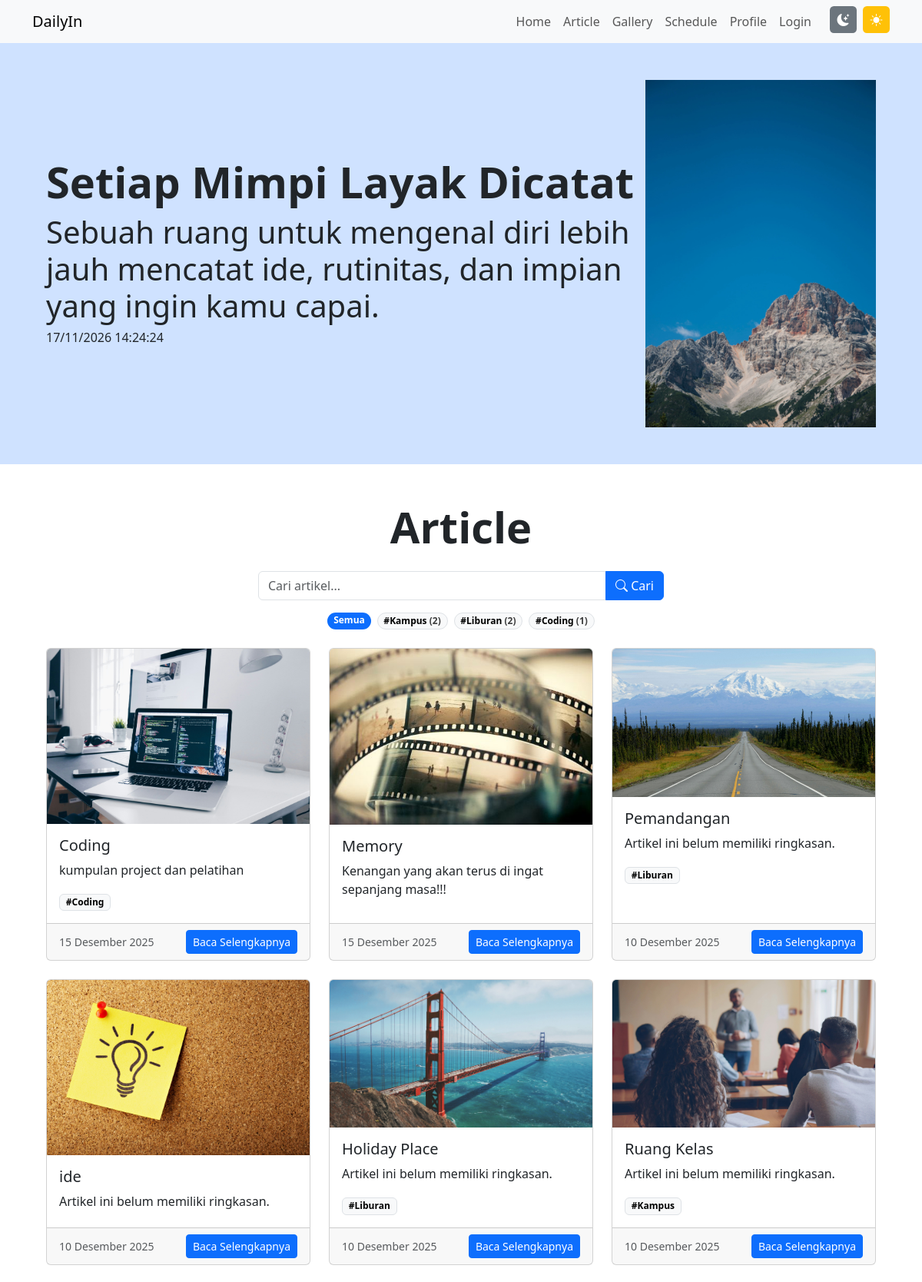
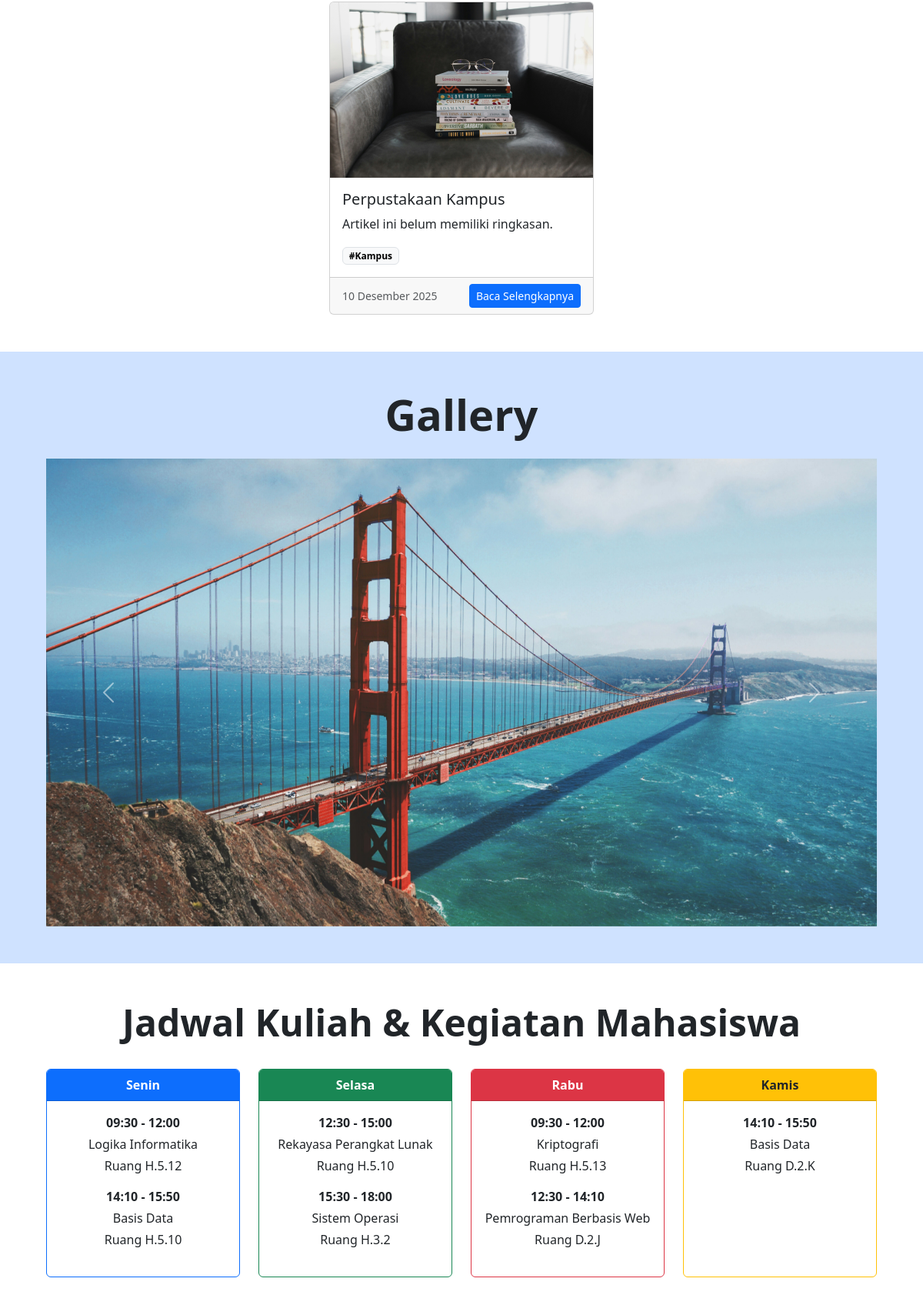
The page / (upper part) on the database its author committed (2 pictures, top to bottom).
### tables this page shows
CREATE TABLE `article` (
  `id` int(11) NOT NULL,
  `judul` text DEFAULT NULL,
  `slug` varchar(200) DEFAULT NULL,
  `isi` mediumtext DEFAULT NULL,
  `gambar` text DEFAULT NULL,
  `summary` text DEFAULT NULL,
  `ai_summary` text DEFAULT NULL,
  `tanggal` datetime DEFAULT NULL,
  `username` varchar(50) DEFAULT NULL,
  `status` varchar(10) NOT NULL DEFAULT 'published',
  `published_at` datetime DEFAULT NULL,
  `mood` varchar(20) DEFAULT NULL,
  `views` int(11) NOT NULL DEFAULT 0
);

CREATE TABLE `gallery` (
  `id` int(11) NOT NULL,
  `judul` text DEFAULT NULL,
  `tanggal` datetime NOT NULL,
  `gambar` varchar(255) NOT NULL,
  `username` varchar(50) DEFAULT NULL
);

### env.php (called while the page is built, shortened)
<?php
function env($key, $default = '')
{
    static $ENV = null;
    if ($ENV === null) {
        $ENV = [];
    }
    $value = getenv($key);
    return ($value === false || $value === '') ? $default : $value;
}

### content.php (called while the page is built, shortened)
<?php
function base_path()
{
    $base = env('APP_BASE_PATH');
    if ($base === '') {
        $base = str_replace('\\', '/', dirname($_SERVER['SCRIPT_NAME'] ?? '/'));
        $app_dir = str_replace('\\', '/', (string) realpath(__DIR__));
        $script_dir = str_replace('\\', '/', (string) realpath(dirname($_SERVER['SCRIPT_FILENAME'] ?? __FILE__)));
        if ($app_dir !== '' && strpos($script_dir, $app_dir) === 0) {
            $sub = substr($script_dir, strlen($app_dir));
        }
    }
    return rtrim($base, '/') . '/';
}
function url($path = '')
{
    return base_path() . ltrim($path, '/');
}
function article_url($row)
{
    return !empty($row['slug']) ? url('artikel/' . $row['slug']) : url('artikel.php?id=' . (int) $row['id']);
}
function now_string()
{
    return date('Y-m-d H:i:s');
}
function display_date($row)
{
    $value = !empty($row['published_at']) ? $row['published_at'] : ($row['tanggal'] ?? '');
    $time = strtotime((string) $value);
    $bulan = ['', 'Januari', 'Februari', 'Maret', 'April', 'Mei', 'Juni', 'Juli', 'Agustus', 'September', 'Oktober', 'November', 'Desember'];
    return date('j', $time) . ' ' . $bulan[(int) date('n', $time)] . ' ' . date('Y', $time);
}
function excerpt($html, $length = 160)
{
    $text = trim(preg_replace('/\s+/u', ' ', html_entity_decode(strip_tags((string) $html), ENT_QUOTES, 'UTF-8')));
    if (mb_strlen($text) <= $length) return $text;
    $cut = mb_substr($text, 0, $length);
    $space = mb_strrpos($cut, ' ');
    return rtrim($space > $length * 0.6 ? mb_substr($cut, 0, $space) : $cut, " ,.;:") . '…';
}
function tags_for_articles($ids)
{
    $ids = array_values(array_filter(array_map('intval', (array) $ids)));
    $result = array_fill_keys($ids, []);
    try {
        $rows = db_all(
            "SELECT at.article_id, t.name, t.slug FROM article_tag at JOIN tag t ON t.id = at.tag_id
             WHERE at.article_id IN (" . implode(',', array_fill(0, count($ids), '?')) . ") ORDER BY t.name",
            $ids
        );
    } catch (PDOException $e) {
        return $result;
    }
    foreach ($rows as $row) {
        $result[(int) $row['article_id']][] = ['name' => $row['name'], 'slug' => $row['slug']];
    }
    return $result;
}

### auth.php (called while the page is built, shortened)
<?php
require_once __DIR__ . '/koneksi.php';
require_once __DIR__ . '/storage.php';
require_once __DIR__ . '/content.php';
function e($value)
{
    return htmlspecialchars((string) $value, ENT_QUOTES, 'UTF-8');
}

### koneksi.php (called while the page is built, shortened)
<?php
require_once __DIR__ . '/env.php';
$database_url = env('DATABASE_URL', env('POSTGRES_URL'));
if ($database_url !== '') {
    $url = parse_url($database_url);
    parse_str($url['query'] ?? '', $query);
    $dsn = sprintf(
        "pgsql:host=%s;port=%d;dbname=%s;sslmode=%s",
        $url['host'] ?? 'localhost',
        $url['port'] ?? 5432,
        ltrim($url['path'] ?? '', '/'),
        $query['sslmode'] ?? 'require'
    );
    $username = rawurldecode($url['user'] ?? '');
    $password = rawurldecode($url['pass'] ?? '');
} else {
    $dsn = sprintf(
        "mysql:host=%s;port=%d;dbname=%s;charset=utf8mb4",
        env('DB_SERVER', 'localhost'),
        (int) env('DB_PORT', 3306),
        env('DB_NAME')
    );
    $username = env('DB_USERNAME');
    $password = env('DB_PASSWORD');
}
try {
    $conn = new PDO($dsn, $username, $password, [
        PDO::ATTR_ERRMODE => PDO::ERRMODE_EXCEPTION,
        PDO::ATTR_DEFAULT_FETCH_MODE => PDO::FETCH_ASSOC,
        PDO::ATTR_EMULATE_PREPARES => false,
    ]);
} catch (PDOException $e) {
    error_log("DB connection failed: " . $e->getMessage());
    http_response_code(500);
    die("Koneksi database gagal.");
}
function db_query($sql, $params = [])
{
    global $conn;
    $stmt = $conn->prepare($sql);
    $stmt->execute($params);
    return $stmt;
}
function db_all($sql, $params = [])
{
    return db_query($sql, $params)->fetchAll();
}

### storage.php (called while the page is built, shortened)
<?php
require_once __DIR__ . '/env.php';
function is_blob_url($value)
{
    $host = parse_url((string) $value, PHP_URL_HOST);
    return is_string($host) && preg_match('/\.public\.blob\.vercel-storage\.com$/', $host)
        && parse_url($value, PHP_URL_SCHEME) === 'https';
}
function safe_image_name($name)
{
    $name = basename((string) $name);
    return preg_match('/^[A-Za-z0-9_\-]+\.(jpg|jpeg|png|gif|webp)$/i', $name) ? $name : '';
}
function image_url($gambar)
{
    $name = safe_image_name($gambar);
    return $name === '' ? '' : 'img/' . $name;
}
function image_available($gambar)
{
    $name = safe_image_name($gambar);
    return $name !== '' && is_file(__DIR__ . '/img/' . $name);
}

### index.php (the view, shortened to what this page needs)
<?php
require_once 'auth.php';
$current_tag = null;
$search = mb_substr(trim((string) ($_GET['q'] ?? '')), 0, 100);
?>
<!DOCTYPE html>
<html lang="en">
<head>
  <link
    rel="stylesheet"
    href="https://cdn.jsdelivr.net/npm/bootstrap-icons@1.13.1/font/bootstrap-icons.min.css" />
  <link
    href="https://cdn.jsdelivr.net/npm/bootstrap@5.3.8/dist/css/bootstrap.min.css"
    rel="stylesheet"
 />
</head>
<body>
  <nav class="navbar navbar-expand-lg bg-body-tertiary sticky-top">
    <div class="container">
      <a class="navbar-brand" href="#">DailyIn</a>
      <div class="collapse navbar-collapse" id="navbarSupportedContent">
        <ul class="navbar-nav ms-auto mb-2 mb-lg-0 text-dark">
          <li class="nav-item">
            <a class="nav-link" href="#">Home</a>
          </li>
          <li class="nav-item">
            <a class="nav-link" href="#article">Article</a>
          </li>
          <li class="nav-item">
            <a class="nav-link" href="#gallery">Gallery</a>
          </li>
          <li class="nav-item">
            <a class="nav-link" href="#schedule">Schedule</a>
          </li>
          <li class="nav-item">
            <a class="nav-link" href="#profile">Profile</a>
          </li>
          <li class="nav-item">
            <a class="nav-link" href="login.php" target="_blank">Login</a>
          </li>
          <li class="nav-item text-lg-start text-start ms-lg-3 ms-0">
            <div
              class="d-flex flex-row-reverse justify-content-end align-items-start gap-2 me-lg-0 me-3">
              <span
                class="icon-wrapper bg-warning text-white d-flex align-items-center justify-content-center"
                style="
                    width: 35px;
                    height: 35px;
                    cursor: pointer;
                    border-radius: 15%;
                  ">
                <i
                  id="lightIcon"
                  class="bi bi-brightness-high-fill"
                  role="button"></i>
              </span>
              <span
                class="icon-wrapper bg-secondary text-white d-flex align-items-center justify-content-center"
                style="
                    width: 35px;
                    height: 35px;
                    cursor: pointer;
                    border-radius: 15%;
                  ">
                <i
                  id="darkIcon"
                  class="bi bi-moon-stars-fill"
                  role="button"></i>
              </span>
            </div>
          </li>
        </ul>
      </div>
    </div>
  </nav>
  <section id="hero" class="text-center p-3 p-sm-5 bg-primary-subtle text-sm-start">
    <div class="container">
      <div class="d-sm-flex flex-sm-row-reverse align-items-center">
        <img src="img/banner.jpg" class="img-fluid mb-4 mb-sm-0" width="300" />
        <div>
          <h1 class="fw-bold display-4">Setiap Mimpi Layak Dicatat</h1>
          <h4 class="lead display-6">
            Sebuah ruang untuk mengenal diri lebih jauh mencatat ide,
            rutinitas, dan impian yang ingin kamu capai.
          </h4>
          <h6>
            <span id="tanggal"></span>
            <span id="jam"></span>
          </h6>
        </div>
      </div>
    </div>
  </section>
  <section id="article" class="text-center p-3 p-sm-5">
    <?php
    $where = PUBLISHED_SQL;
    $params = [now_string()];
    $hasil = db_all("SELECT * FROM article WHERE $where ORDER BY COALESCE(published_at, tanggal) DESC", $params);
    $article_tags = tags_for_articles(array_column($hasil, 'id'));
    $popular_tags = db_all(
      "SELECT t.name, t.slug, COUNT(*) AS total FROM tag t
       JOIN article_tag at ON at.tag_id = t.id JOIN article a ON a.id = at.article_id
       WHERE a.status = 'published' AND (a.published_at IS NULL OR a.published_at <= ?)
       GROUP BY t.id, t.name, t.slug ORDER BY total DESC, t.name LIMIT 12",
      [now_string()]
    );
    ?>
    <div class="container">
      <h1 class="fw-bold display-4 pb-3">Article</h1>
      <form class="row justify-content-center mb-3" method="get" action="<?= e(url()) ?>#article" role="search">
        <div class="col-12 col-md-6">
          <div class="input-group">
            <input type="search" class="form-control" name="q" value="<?= e($search) ?>" placeholder="Cari artikel..." aria-label="Cari artikel" maxlength="100">
            <button class="btn btn-primary" type="submit"><i class="bi bi-search"></i> Cari</button>
          </div>
        </div>
      </form>
      <?php if ($popular_tags) : ?>
        <div class="mb-4 d-flex flex-wrap justify-content-center gap-2">
          <a href="<?= e(url()) ?>#article" class="badge rounded-pill text-decoration-none <?= $current_tag ? 'text-bg-light border' : 'text-bg-primary' ?>">Semua</a>
          <?php foreach ($popular_tags as $tag) : ?>
            <a href="<?= e(url('tag/' . $tag['slug'])) ?>#article" class="badge rounded-pill text-decoration-none <?= $current_tag && $current_tag['slug'] === $tag['slug'] ? 'text-bg-primary' : 'text-bg-light border' ?>">#<?= e($tag['name']) ?> <span class="opacity-75">(<?= (int) $tag['total'] ?>)</span></a>
          <?php endforeach; ?>
        </div>
      <?php endif; ?>
      <div class="row row-cols-1 row-cols-md-3 g-4 justify-content-center text-start">
        <?php foreach ($hasil as $row) : ?>
          <div class="col">
            <div class="card h-100">
              <?php if (image_available($row["gambar"])) : ?>
                <a href="<?= e(article_url($row)) ?>">
                  <img src="<?= e(image_url($row["gambar"])) ?>" class="card-img-top" alt="<?= e($row["judul"]) ?>" loading="lazy" />
                </a>
              <?php endif; ?>
              <div class="card-body">
                <h5 class="card-title"><a href="<?= e(article_url($row)) ?>" class="text-reset text-decoration-none"><?= e($row["judul"]) ?></a></h5>
                <p class="card-text">
                  <?php $teaser = $row["summary"] != '' ? $row["summary"] : excerpt($row["isi"], 140); ?>
                  <?= $teaser !== '' ? e($teaser) : 'Artikel ini belum memiliki ringkasan.' ?>
                </p>
                <?php foreach ($article_tags[(int) $row['id']] ?? [] as $tag) : ?>
                  <a href="<?= e(url('tag/' . $tag['slug'])) ?>#article" class="badge text-bg-light border text-decoration-none me-1">#<?= e($tag['name']) ?></a>
                <?php endforeach; ?>
              </div>
              <div class="card-footer d-flex justify-content-between align-items-center">
                <small class="text-body-secondary">
                  <?= e(display_date($row)) ?>
                </small>
                <a href="<?= e(article_url($row)) ?>" class="btn btn-primary btn-sm">Baca Selengkapnya</a>
              </div>
            </div>
          </div>
        <?php endforeach; ?>
      </div>
    </div>
  </section>
  <section id="gallery" class="text-center p-3 p-sm-5 bg-primary-subtle">
    <div class="container">
      <h1 class="fw-bold display-4 pb-3">Gallery</h1>
      <div id="carouselExample" class="carousel slide">
        <div class="carousel-inner">
          <?php
          $hasil_gallery = db_all("SELECT * FROM gallery ORDER BY tanggal DESC");
          $active = true;
          foreach ($hasil_gallery as $row_gallery) {
            if (image_available($row_gallery["gambar"])) {
          ?>
              <div class="carousel-item <?php if ($active) {
                                          echo 'active';
                                          $active = false;
                                        } ?>">
                <img src="<?= e(image_url($row_gallery["gambar"])) ?>" class="d-block w-100" alt="<?= e($row_gallery["judul"]) ?>" />
              </div>
          <?php
            }
          }
          ?>
        </div>
        <button
          class="carousel-control-prev"
          type="button"
          data-bs-target="#carouselExample"
          data-bs-slide="prev">
          <span class="carousel-control-prev-icon" aria-hidden="true"></span>
        </button>
        <button
          class="carousel-control-next"
          type="button"
          data-bs-target="#carouselExample"
          data-bs-slide="next">
          <span class="carousel-control-next-icon" aria-hidden="true"></span>
        </button>
      </div>
    </div>
  </section>
  <section id="schedule" class="text-center p-3 p-sm-5">
    <div class="container">
      <h1 class="fw-bold display-5 pb-4">
        Jadwal Kuliah & Kegiatan Mahasiswa
      </h1>
      <div class="row justify-content-center g-4">
        <div class="col-12 col-md-4 col-lg-3">
          <div class="card border-primary mb-3 h-100">
            <div class="card-header bg-primary text-white fw-bold">Senin</div>
            <div class="card-body">
              <p class="mb-1 fw-semibold">09:30 - 12:00</p>
              <p class="mb-1">Logika Informatika</p>
              <p class="mb-3">Ruang H.5.12</p>
              <p class="mb-1 fw-semibold">14:10 - 15:50</p>
              <p class="mb-1">Basis Data</p>
              <p class="mb-1">Ruang H.5.10</p>
            </div>
          </div>
        </div>
        <div class="col-12 col-md-4 col-lg-3">
          <div class="card border-success mb-3 h-100">
            <div class="card-header bg-success text-white fw-bold">
              Selasa
            </div>
            <div class="card-body">
              <p class="mb-1 fw-semibold">12:30 - 15:00</p>
              <p class="mb-1">Rekayasa Perangkat Lunak</p>
              <p class="mb-3">Ruang H.5.10</p>
              <p class="mb-1 fw-semibold">15:30 - 18:00</p>
              <p class="mb-1">Sistem Operasi</p>
              <p class="mb-1">Ruang H.3.2</p>
            </div>
          </div>
        </div>
        <div class="col-12 col-md-4 col-lg-3">
          <div class="card border-danger mb-3 h-100">
            <div class="card-header bg-danger text-white fw-bold">Rabu</div>
            <div class="card-body">
              <p class="mb-1 fw-semibold">09:30 - 12:00</p>
              <p class="mb-1">Kriptografi</p>
              <p class="mb-3">Ruang H.5.13</p>
              <p class="mb-1 fw-semibold">12:30 - 14:10</p>
              <p class="mb-1">Pemrograman Berbasis Web</p>
              <p class="mb-1">Ruang D.2.J</p>
            </div>
          </div>
        </div>
        <div class="col-12 col-md-4 col-lg-3">
          <div class="card border-warning mb-3 h-100">
            <div class="card-header bg-warning fw-bold">Kamis</div>
            <div class="card-body">
              <p class="mb-1 fw-semibold">14:10 - 15:50</p>
              <p class="mb-1">Basis Data</p>
              <p class="mb-3">Ruang D.2.K</p>
            </div>
          </div>
        </div>
      </div>
    </div>
  </section>
</body>
</html>

### rows shown on the page
article: gambar (picture), judul "Coding", isi "kumpulan project dan pelatihan", name "Coding", published_at "15 Desember 2025"
article: gambar (picture), judul "Memory", isi "Kenangan yang akan terus di ingat sepanjang masa!!!", published_at "15 Desember 2025"
article: gambar (picture), judul "Pemandangan", shows "Artikel ini belum memiliki ringkasan.", name "Liburan", published_at "10 Desember 2025"
article: gambar (picture), judul "ide", shows "Artikel ini belum memiliki ringkasan.", published_at "10 Desember 2025"
article: gambar (picture), judul "Holiday Place", shows "Artikel ini belum memiliki ringkasan.", name "Liburan", published_at "10 Desember 2025"
article: gambar (picture), judul "Ruang Kelas", shows "Artikel ini belum memiliki ringkasan.", name "Kampus", published_at "10 Desember 2025"
article: gambar (picture), judul "Perpustakaan Kampus", shows "Artikel ini belum memiliki ringkasan.", name "Kampus", published_at "10 Desember 2025"
gallery: gambar (picture)

### other values the page prints
$tag['name'] "Kampus"
$tag['total'] "2"
$tag['name'] "Liburan"
$tag['name'] "Coding"
$tag['total'] "1"
